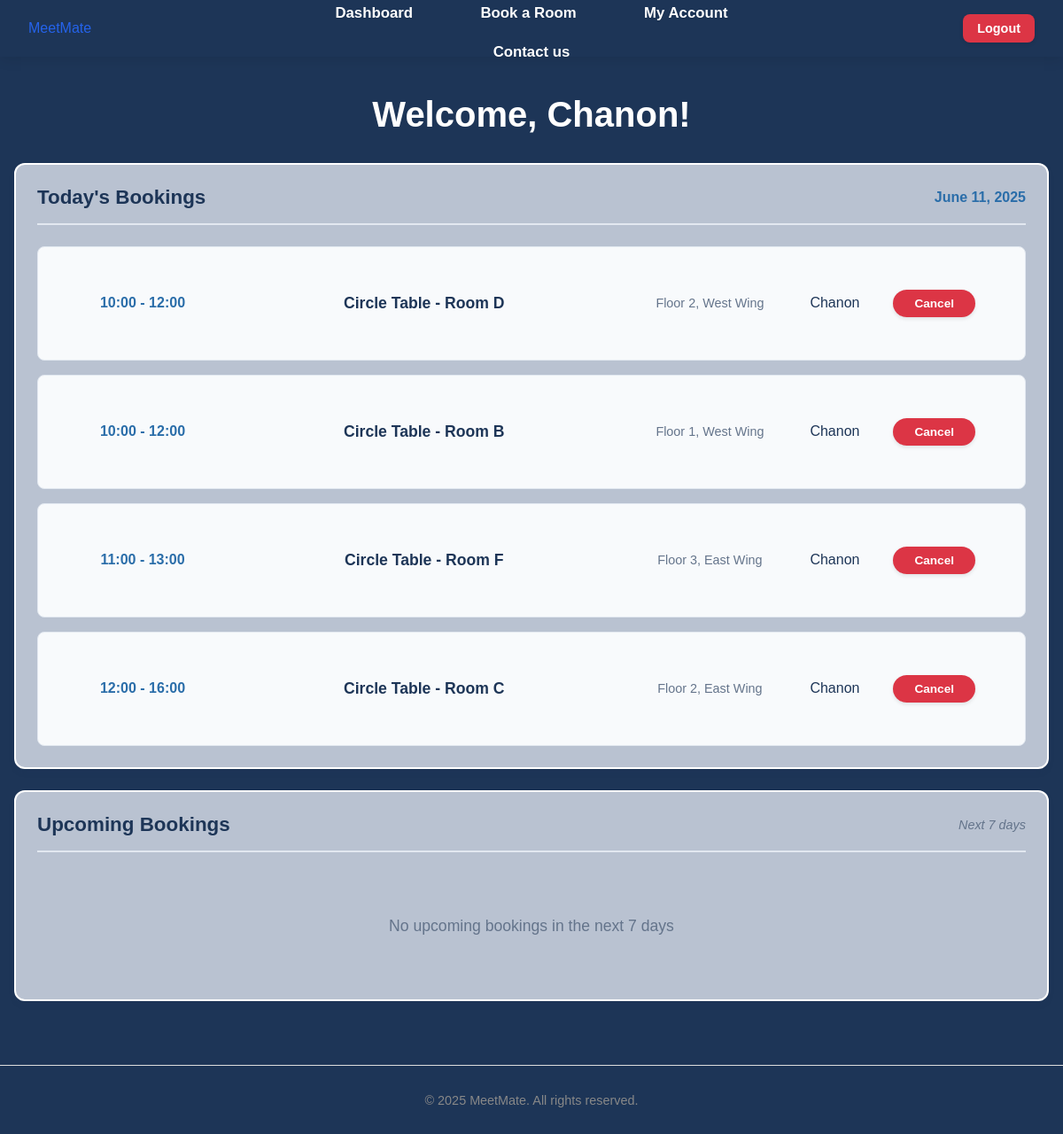
/dashboard (signed in), run on an earlier commit of the app's database.
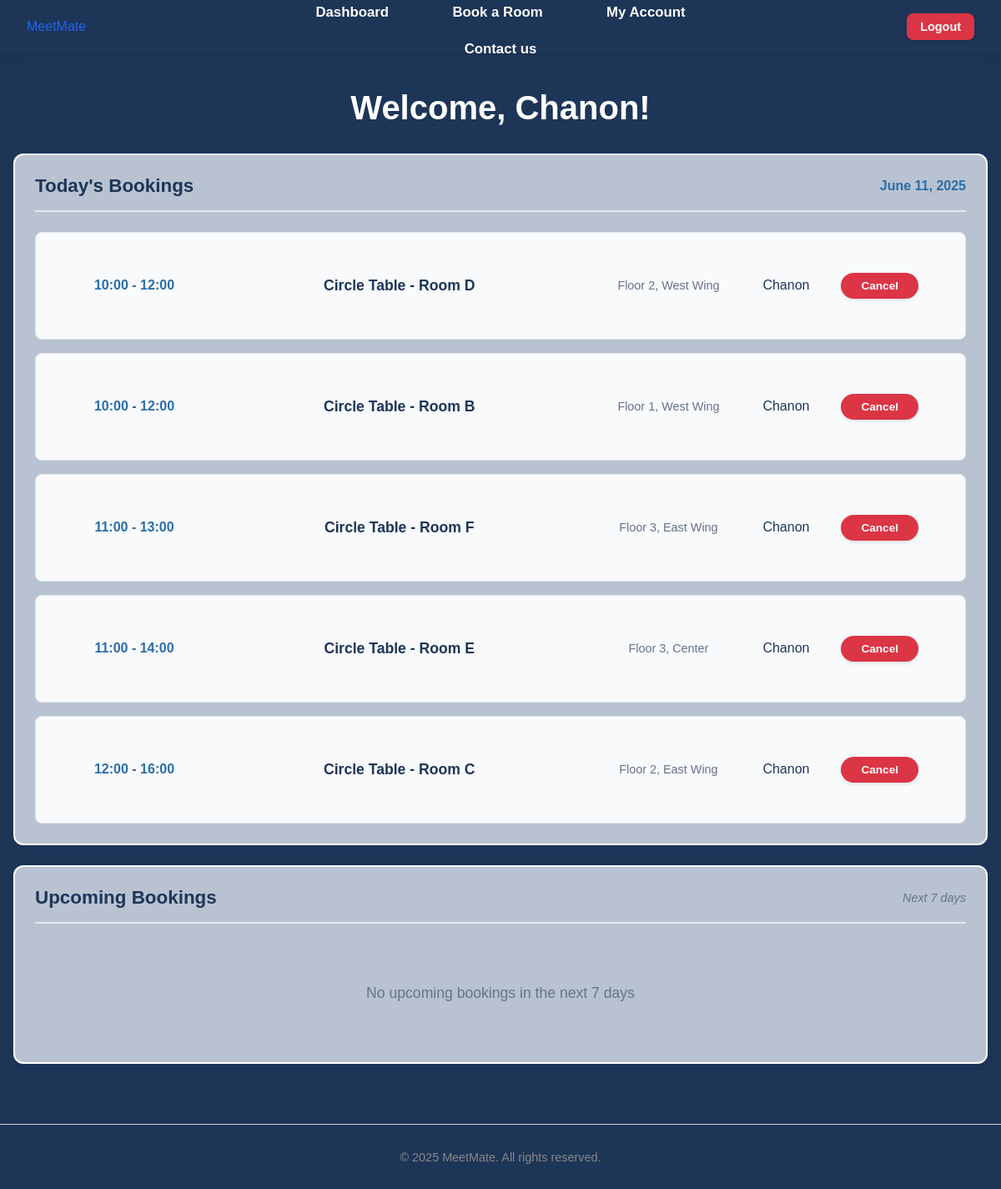
And on a later commit of the database.
### tables this page shows
CREATE TABLE bookings (
                id INTEGER PRIMARY KEY AUTOINCREMENT,
                user_id INTEGER NOT NULL,
                room_id INTEGER NOT NULL,
                date TEXT NOT NULL,
                time_start TEXT NOT NULL,
                time_end TEXT NOT NULL,
                booking_admin_id INTEGER,
                notes TEXT,
                FOREIGN KEY (user_id) REFERENCES users (id),
                FOREIGN KEY (room_id) REFERENCES rooms (id),
                FOREIGN KEY (booking_admin_id) REFERENCES users (id)
            );

CREATE TABLE rooms (
                id INTEGER PRIMARY KEY AUTOINCREMENT,
                name TEXT NOT NULL,
                location TEXT NOT NULL,
                capacity INTEGER NOT NULL,
                room_type TEXT DEFAULT 'conference'
            );

CREATE TABLE users (
                id INTEGER PRIMARY KEY AUTOINCREMENT,
                username TEXT NOT NULL UNIQUE,
                email TEXT NOT NULL UNIQUE,
                password TEXT NOT NULL,
                firstname TEXT,
                lastname TEXT,
                dob TEXT,
                address TEXT,
                role TEXT DEFAULT 'user'
            );

### app.py (the view)
@app.route('/dashboard')
@login_required
def dashboard():
    connection = get_database_connection()
    cursor = connection.cursor()
    user_id = session['user_id']
    user = get_user_by_id(user_id)
    if not user:
        flash('User not found', 'error')
        return redirect(url_for('logout'))
    now = datetime.now()
    current_date = now.date()
    current_time = now.time()
    today_bookings = []
    upcoming_bookings = []
    today_date = ''
    user_today_bookings = []
    user_upcoming_bookings = []
    if session.get('role') == 'admin':
        from datetime import date, timedelta
        today = date.today()
        today_str = today.strftime('%Y-%m-%d')
        today_date = today.strftime('%B %d, %Y')
        tomorrow = today + timedelta(days=1)
        next_week = today + timedelta(days=7)
        tomorrow_str = tomorrow.strftime('%Y-%m-%d')
        next_week_str = next_week.strftime('%Y-%m-%d')
        cursor.execute('''
            SELECT
                b.id,
                b.date,
                b.time_start,
                b.time_end,
                b.notes,
                u.username,
                r.name as room_name,
                admin.username as admin_name
            FROM bookings b
            JOIN users u ON b.user_id = u.id
            JOIN rooms r ON b.room_id = r.id
            LEFT JOIN users admin ON b.booking_admin_id = admin.id
            WHERE b.date = ?
            ORDER BY b.time_start
        ''', (today_str,))
        for row in cursor.fetchall():
            booking = dict(row)
            if booking['admin_name']:
                booking['booked_by'] = f"Admin: {booking['admin_name']}"
            else:
                booking['booked_by'] = "Self"
            booking_date = date.fromisoformat(booking['date'])
            booking_start_time = time.fromisoformat(booking['time_start'] + ':00' if len(booking['time_start']) == 5 else booking['time_start'])
            if booking_date == current_date:
                booking['can_cancel'] = current_time < booking_start_time
                booking['status'] = 'Complete' if current_time >= booking_start_time else None
            else:
                booking['can_cancel'] = True
                booking['status'] = None
            today_bookings.append(booking)
        cursor.execute('''
            SELECT
                b.id,
                b.date,
                b.time_start,
                b.time_end,
                b.notes,
                u.username,
                r.name as room_name,
                admin.username as admin_name
            FROM bookings b
            JOIN users u ON b.user_id = u.id
            JOIN rooms r ON b.room_id = r.id
            LEFT JOIN users admin ON b.booking_admin_id = admin.id
            WHERE b.date >= ? AND b.date <= ?
            ORDER BY b.date, b.time_start
            LIMIT 10
        ''', (tomorrow_str, next_week_str))
        for row in cursor.fetchall():
            booking = dict(row)
            if booking['admin_name']:
                booking['booked_by'] = f"Admin: {booking['admin_name']}"
            else:
                booking['booked_by'] = "Self"
            booking_date = date.fromisoformat(booking['date'])
            booking['formatted_date'] = booking_date.strftime('%a, %b %d')
            booking['can_cancel'] = True
            booking['status'] = None
            upcoming_bookings.append(booking)
    else:
        from datetime import date, timedelta
        today = date.today()
        today_str = today.strftime('%Y-%m-%d')
        today_date = today.strftime('%B %d, %Y')
        tomorrow = today + timedelta(days=1)
        next_week = today + timedelta(days=7)
        tomorrow_str = tomorrow.strftime('%Y-%m-%d')
        next_week_str = next_week.strftime('%Y-%m-%d')
        cursor.execute('''
            SELECT
                b.id,
                b.date,
                b.time_start,
                b.time_end,
                b.notes,
                r.name as room_name,
                r.location as room_location
            FROM bookings b
            JOIN rooms r ON b.room_id = r.id
            WHERE b.user_id = ? AND b.date = ?
            ORDER BY b.time_start
        ''', (user_id, today_str))
        for row in cursor.fetchall():
            booking = dict(row)
            booking_date = date.fromisoformat(booking['date'])
            booking_start_time = time.fromisoformat(booking['time_start'] + ':00' if len(booking['time_start']) == 5 else booking['time_start'])
            if booking_date == current_date:
                booking['can_cancel'] = current_time < booking_start_time
                booking['status'] = 'Complete' if current_time >= booking_start_time else None
            else:
                booking['can_cancel'] = True
                booking['status'] = None
            user_today_bookings.append(booking)
        cursor.execute('''
            SELECT
                b.id,
                b.date,
                b.time_start,
                b.time_end,
                b.notes,
                r.name as room_name,
                r.location as room_location
            FROM bookings b
            JOIN rooms r ON b.room_id = r.id
            WHERE b.user_id = ? AND b.date >= ? AND b.date <= ?
            ORDER BY b.date, b.time_start
            LIMIT 10
        ''', (user_id, tomorrow_str, next_week_str))
        for row in cursor.fetchall():
            booking = dict(row)
            booking_date = date.fromisoformat(booking['date'])
            booking['formatted_date'] = booking_date.strftime('%a, %b %d')
            booking['can_cancel'] = True
            booking['status'] = None
            user_upcoming_bookings.append(booking)
    connection.close()
    return render_template('dashboard.html',
                         user=user,
                         today_bookings=today_bookings,
                         today_date=today_date,
                         upcoming_bookings=upcoming_bookings,
                         user_today_bookings=user_today_bookings,
                         user_upcoming_bookings=user_upcoming_bookings)

### app.py (called while the page is built)
def get_database_path():
    app_directory = app.root_path
    instance_directory = os.path.join(app_directory, 'instance')
    os.makedirs(instance_directory, exist_ok=True)
    database_path = os.path.join(instance_directory, 'meetmate.db')
    return database_path

def get_database_connection():
    db_path = get_database_path()
    connection = sqlite3.connect(db_path)
    connection.row_factory = sqlite3.Row
    return connection

def get_user_by_id(user_id):
    connection = get_database_connection()
    cursor = connection.cursor()
    cursor.execute("SELECT * FROM users WHERE id = ?", (user_id,))
    user = cursor.fetchone()
    connection.close()
    if user:
        return dict(user)
    return None

### templates/dashboard.html (shortened to what the changed rows need)
{% extends "base.html" %}
{% block content %}
<div class="dashboard">
    <h1>Welcome, {% if user.firstname %}{{ user.firstname }}{% else %}{{ session.username }}{% endif %}!</h1>
    {% if session.role == 'admin' %}
    <div class="dashboard-section">
        <div class="section-card">
            <div class="section-header">
                <h2>Today's Bookings</h2>
                <span class="date">{{ today_date }}</span>            </div>              {% if today_bookings %}
                <div class="bookings-list">{% for booking in today_bookings %}
                        <div class="booking-item">
                            <div class="booking-time">
                                {{ booking.time_start }} - {{ booking.time_end }}
                            </div>
                            <div class="booking-details">
                                <strong>{{ booking.room_name }}</strong>
                                {% if booking.notes %}
                                    <div class="booking-notes">{{ booking.notes }}</div>
                                {% endif %}
                            </div>
                            <div class="booking-name">
                                {{ booking.username }}
                            </div>
                            <div class="booking-actions">
                                {% if booking.can_cancel %}
                                    <a href="{{ url_for('cancel_booking', booking_id=booking.id) }}"
                                       class="btn btn-danger btn-small"
                                       onclick="return confirm('Are you sure you want to cancel this booking?')">
                                        Cancel
                                    </a>
                                {% elif booking.status == 'Complete' %}
                                    <div class="booking-status">
                                        <span class="status-completed">Complete</span>
                                    </div>
                                {% endif %}
                            </div>
                        </div>
                    {% endfor %}
                </div>            {% else %}
                <div class="no-bookings">
                    <p>No bookings scheduled for today</p>
                </div>
            {% endif %}
        </div>
    </div>
    <div class="dashboard-section">
        <div class="section-card">
            <div class="section-header">
                <h2>Upcoming Bookings</h2>
                <span class="subtitle">Next 7 days</span>            </div>              {% if upcoming_bookings %}
                <div class="bookings-list">{% for booking in upcoming_bookings %}
                        <div class="booking-item">
                            <div class="booking-date">
                                {{ booking.formatted_date }}
                            </div>
                            <div class="booking-time">
                                {{ booking.time_start }} - {{ booking.time_end }}
                            </div>
                            <div class="booking-details">
                                <strong>{{ booking.room_name }}</strong>
                                {% if booking.notes %}
                                    <div class="booking-notes">{{ booking.notes }}</div>
                                {% endif %}
                            </div>
                            <div class="booking-name">
                                {{ booking.username }}
                            </div>
                            <div class="booking-actions">
                                {% if booking.can_cancel %}
                                    <a href="{{ url_for('cancel_booking', booking_id=booking.id) }}"
                                       class="btn btn-danger btn-small"
                                       onclick="return confirm('Are you sure you want to cancel this booking?')">
                                        Cancel
                                    </a>
                                {% elif booking.status == 'Complete' %}
                                    <div class="booking-status">
                                        <span class="status-completed">Complete</span>
                                    </div>
                                {% endif %}
                            </div>
                        </div>
                    {% endfor %}
                </div>            {% else %}
                <div class="no-bookings">
                    <p>No upcoming bookings in the next 7 days</p>
                </div>
            {% endif %}
        </div>
    </div>
    {% else %}
    <div class="dashboard-section">
        <div class="section-card">
            <div class="section-header">
                <h2>Today's Bookings</h2>
                <span class="date">{{ today_date }}</span>            </div>            {% if user_today_bookings %}
                <div class="bookings-list">{% for booking in user_today_bookings %}                        <div class="booking-item">
                            <div class="booking-time">
                                {{ booking.time_start }} - {{ booking.time_end }}
                            </div>
                            <div class="booking-details">
                                <strong>{{ booking.room_name }}</strong>
                            </div>
                            <div class="booking-location">
                                {{ booking.room_location }}
                            </div>
                            <div class="booking-name">
                                {% if user.firstname %}{{ user.firstname }}{% else %}{{ session.username }}{% endif %}
                            </div>
                            <div class="booking-actions">
                                {% if booking.can_cancel %}
                                    <a href="{{ url_for('cancel_booking', booking_id=booking.id) }}"
                                       class="btn btn-danger btn-small"
                                       onclick="return confirm('Are you sure you want to cancel this booking?')">
                                        Cancel
                                    </a>
                                {% elif booking.status == 'Complete' %}
                                    <div class="booking-status">
                                        <span class="status-completed">Complete</span>
                                    </div>
                                {% endif %}
                            </div>
                        </div>
                    {% endfor %}
                </div>            {% else %}
                <div class="no-bookings">
                    <p>No bookings scheduled for today</p>
                </div>
            {% endif %}
        </div>
    </div>
    <div class="dashboard-section">
        <div class="section-card">
            <div class="section-header">
                <h2>Upcoming Bookings</h2>
                <span class="subtitle">Next 7 days</span>            </div>
        </div>
    </div>
    {% endif %}
</div>
{% endblock %}

What changed in the data, as far as the page shows it:
added bookings: time_start "11:00", time_end "14:00", room_name "Circle Table - Room E", room_location "Floor 3, Center", {{ user.firstname }} "Chanon"
